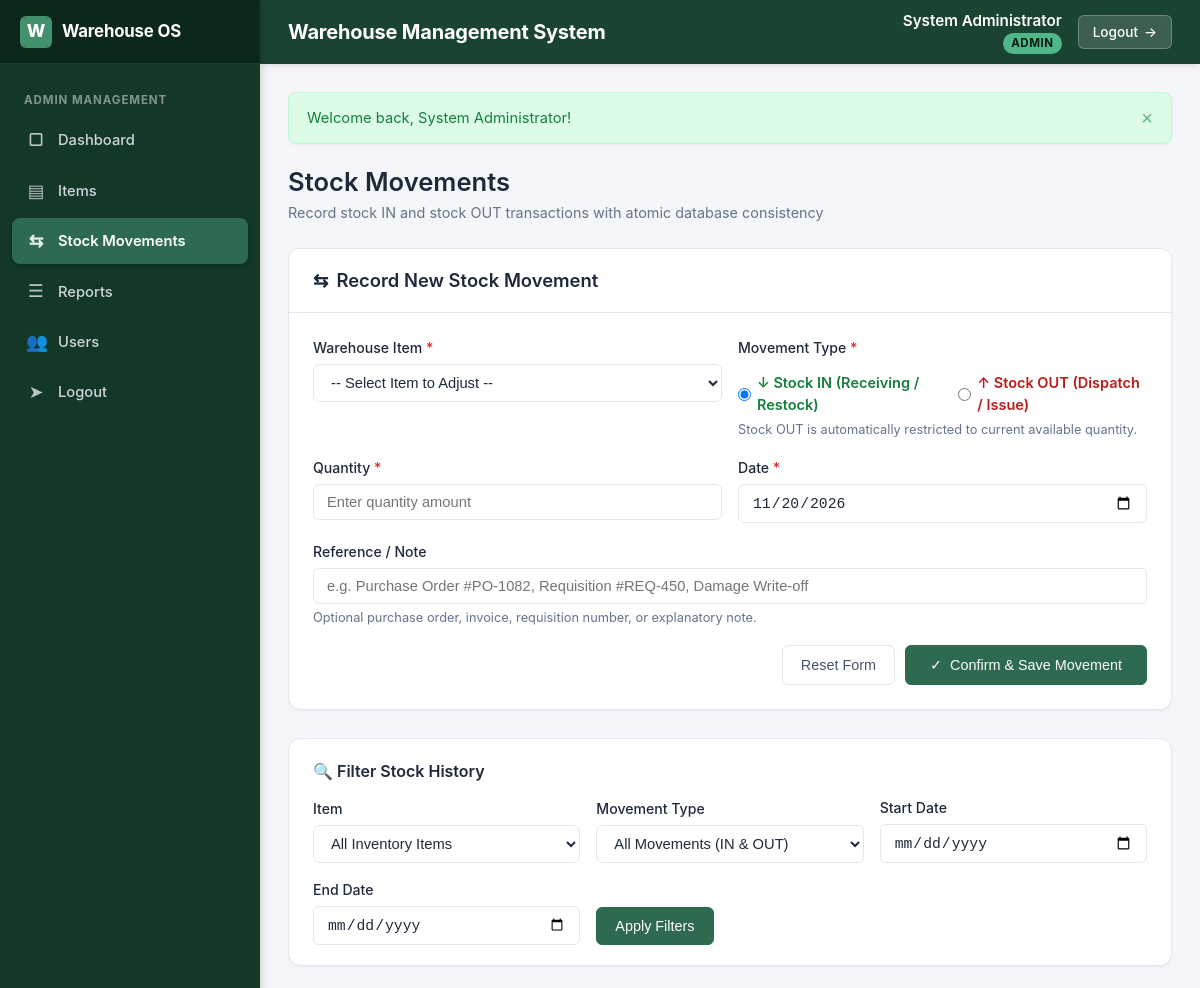
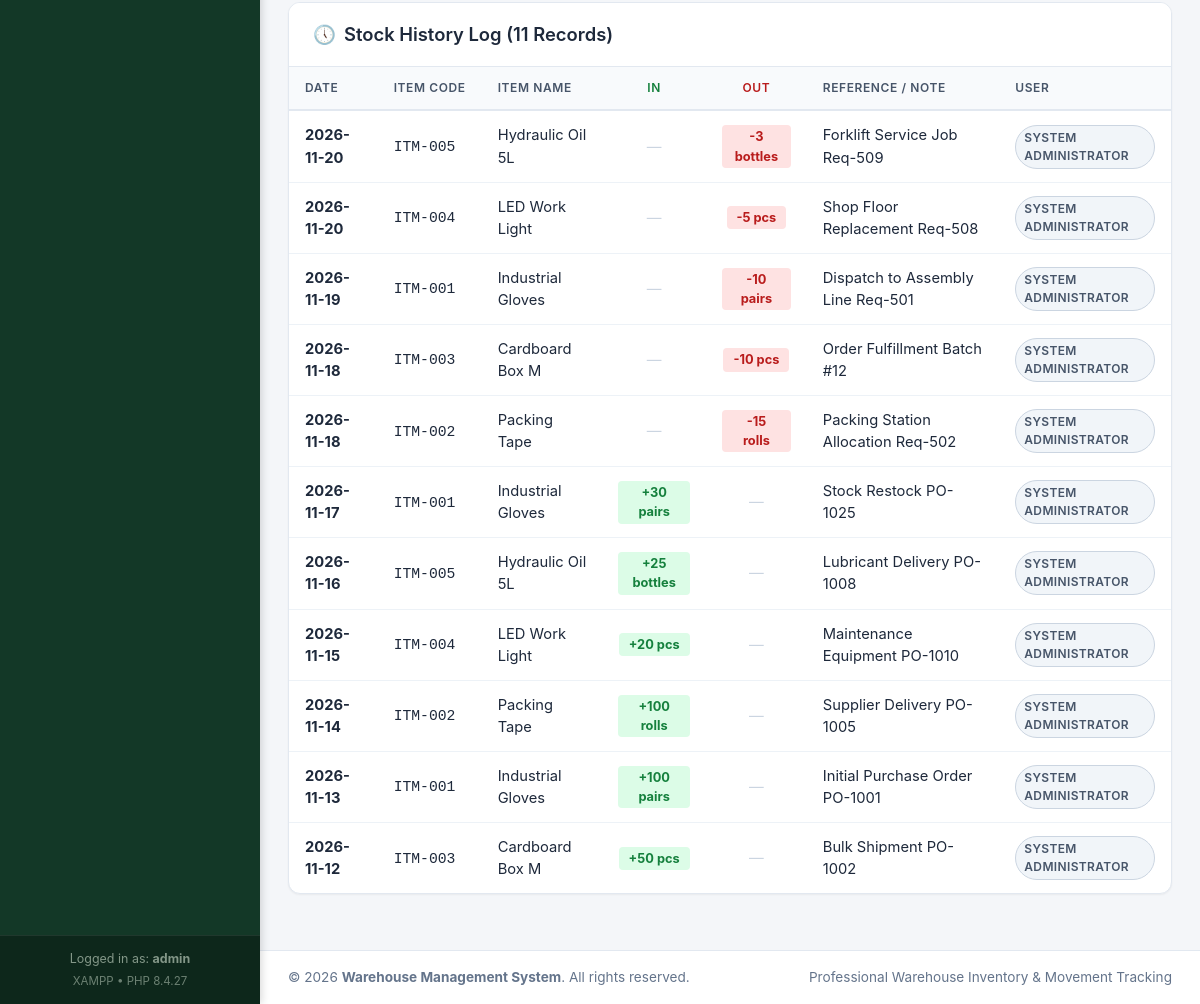
Page /admin/movements.php (signed in) on the committed database (2 pictures, top to bottom).
### tables this page shows
CREATE TABLE `users` (
    `id` INT UNSIGNED NOT NULL AUTO_INCREMENT,
    `full_name` VARCHAR(100) NOT NULL,
    `username` VARCHAR(50) NOT NULL,
    `password_hash` VARCHAR(255) NOT NULL,
    `role` ENUM('admin', 'user') NOT NULL DEFAULT 'user',
    `is_active` TINYINT(1) NOT NULL DEFAULT 1,
    `created_at` TIMESTAMP NOT NULL DEFAULT CURRENT_TIMESTAMP,
    `updated_at` TIMESTAMP NOT NULL DEFAULT CURRENT_TIMESTAMP ON UPDATE CURRENT_TIMESTAMP,
    PRIMARY KEY (`id`),
    UNIQUE KEY `uk_users_username` (`username`)
);

CREATE TABLE `stock_movements` (
    `id` INT UNSIGNED NOT NULL AUTO_INCREMENT,
    `item_id` INT UNSIGNED NOT NULL,
    `movement_type` ENUM('IN', 'OUT') NOT NULL,
    `quantity` INT UNSIGNED NOT NULL,
    `movement_date` DATE NOT NULL,
    `reference_note` VARCHAR(255) DEFAULT NULL,
    `created_by` INT UNSIGNED NOT NULL,
    `created_at` TIMESTAMP NOT NULL DEFAULT CURRENT_TIMESTAMP,
    PRIMARY KEY (`id`),
    KEY `idx_sm_item_id` (`item_id`),
    KEY `idx_sm_movement_date` (`movement_date`),
    KEY `idx_sm_created_by` (`created_by`),
    CONSTRAINT `fk_sm_item` FOREIGN KEY (`item_id`) REFERENCES `items` (`id`) ON DELETE RESTRICT ON UPDATE CASCADE,
    CONSTRAINT `fk_sm_user` FOREIGN KEY (`created_by`) REFERENCES `users` (`id`) ON DELETE RESTRICT ON UPDATE CASCADE
);

CREATE TABLE `items` (
    `id` INT UNSIGNED NOT NULL AUTO_INCREMENT,
    `item_code` VARCHAR(50) NOT NULL,
    `item_name` VARCHAR(100) NOT NULL,
    `category` VARCHAR(50) NOT NULL,
    `location` VARCHAR(50) NOT NULL,
    `quantity` INT UNSIGNED NOT NULL DEFAULT 0,
    `unit` VARCHAR(20) NOT NULL,
    `reorder_level` INT UNSIGNED NOT NULL DEFAULT 0,
    `created_at` TIMESTAMP NOT NULL DEFAULT CURRENT_TIMESTAMP,
    `updated_at` TIMESTAMP NOT NULL DEFAULT CURRENT_TIMESTAMP ON UPDATE CURRENT_TIMESTAMP,
    PRIMARY KEY (`id`),
    UNIQUE KEY `uk_items_item_code` (`item_code`),
    KEY `idx_items_category` (`category`),
    KEY `idx_items_location` (`location`)
);

### includes/functions.php (called while the page is built, shortened)
<?php
function e(?string $string): string {
    return htmlspecialchars((string)($string ?? ''), ENT_QUOTES, 'UTF-8');
}
function url(string $path = ''): string {
    $base = defined('BASE_PATH') ? BASE_PATH : '';
    $path = '/' . ltrim($path, '/');
    return rtrim($base, '/') . $path;
}
function sanitize(?string $value): string {
    return trim((string)($value ?? ''));
}
function formatDate(?string $dateStr, string $format = 'Y-m-d'): string {
    $time = strtotime($dateStr);
    return $time ? date($format, $time) : '-';
}
function formatNumber(int|float $num): string {
    return number_format($num);
}
function getFlash(): ?array {
    if (isset($_SESSION['flash_message'])) {
        $flash = $_SESSION['flash_message'];
        return $flash;
    }
    return null;
}

### includes/auth.php (called while the page is built, shortened)
<?php
require_once __DIR__ . '/functions.php';
function isLoggedIn(): bool {
    return !empty($_SESSION['user_id']) && !empty($_SESSION['user_role']);
}
function getCurrentUser(): ?array {
    return [
        'id'        => (int)$_SESSION['user_id'],
        'username'  => $_SESSION['username'] ?? '',
        'full_name' => $_SESSION['full_name'] ?? '',
        'role'      => $_SESSION['user_role'] ?? '',
    ];
}

### admin/movements.php (the view, shortened to what this page needs)
<?php
require_once __DIR__ . '/../includes/init.php';
$filterType = strtoupper(sanitize($_GET['movement_type'] ?? 'ALL'));
$filterStartDate = sanitize($_GET['start_date'] ?? '');
$filterEndDate = sanitize($_GET['end_date'] ?? '');
$historySql = "
    SELECT sm.id, sm.movement_date, sm.movement_type, sm.quantity, sm.reference_note,
           i.item_code, i.item_name, i.unit,
           u.full_name AS user_name
    FROM stock_movements sm
    JOIN items i ON sm.item_id = i.id
    JOIN users u ON sm.created_by = u.id
    WHERE 1=1
";
$historyParams = [];
$historySql .= " ORDER BY sm.movement_date DESC, sm.id DESC";
$stmtHistory = $pdo->prepare($historySql);
$stmtHistory->execute($historyParams);
$movementsHistory = $stmtHistory->fetchAll();
require_once __DIR__ . '/../includes/header.php';
?>
<div class="page-header">
    <div class="page-title-wrap">
        <h1>Stock Movements</h1>
        <div class="page-subtitle">Record stock IN and stock OUT transactions with atomic database consistency</div>
    </div>
</div>
<div class="card-panel">
    <div class="card-header">
        <div class="card-title">
            <span>&#8646;</span> Record New Stock Movement
        </div>
    </div>
    <div class="card-body">
        <form method="POST" action="<?= url('/admin/movements.php'); ?>" id="stockMovementForm">
            <div class="form-row">
                <div class="form-group">
                    <label for="movementItemSelect" class="form-label">Warehouse Item <span class="required">*</span></label>
                    <select id="movementItemSelect" name="item_id" class="form-control" required>
                        <option value="">-- Select Item to Adjust --</option>
                    </select>
                </div>
                <div class="form-group">
                    <label class="form-label">Movement Type <span class="required">*</span></label>
                    <div style="display: flex; gap: 24px; align-items: center; padding-top: 8px;">
                        <label style="display: inline-flex; align-items: center; gap: 6px; cursor: pointer; font-weight: 600; color: #15803d;">
                            <input type="radio" name="movement_type" value="IN" checked>
                            <span>&#8595; Stock IN (Receiving / Restock)</span>
                        </label>
                        <label style="display: inline-flex; align-items: center; gap: 6px; cursor: pointer; font-weight: 600; color: #b91c1c;">
                            <input type="radio" name="movement_type" value="OUT">
                            <span>&#8593; Stock OUT (Dispatch / Issue)</span>
                        </label>
                    </div>
                    <div class="form-help">Stock OUT is automatically restricted to current available quantity.</div>
                </div>
            </div>
            <div class="form-row">
                <div class="form-group">
                    <label for="movementQuantity" class="form-label">Quantity <span class="required">*</span></label>
                    <input type="number"
                           id="movementQuantity"
                           name="quantity"
                           class="form-control"
                           min="1"
                           placeholder="Enter quantity amount"
                           required>
                </div>
                <div class="form-group">
                    <label for="movementDate" class="form-label">Date <span class="required">*</span></label>
                    <input type="date"
                           id="movementDate"
                           name="movement_date"
                           class="form-control"
                           value="<?= date('Y-m-d'); ?>"
                           required>
                </div>
            </div>
            <div class="form-group">
                <label for="movementReference" class="form-label">Reference / Note</label>
                <input type="text"
                       id="movementReference"
                       name="reference_note"
                       class="form-control"
                       placeholder="e.g. Purchase Order #PO-1082, Requisition #REQ-450, Damage Write-off">
                <div class="form-help">Optional purchase order, invoice, requisition number, or explanatory note.</div>
            </div>
            <div style="display: flex; justify-content: flex-end; gap: 10px; margin-top: 10px;">
                <button type="reset" class="btn btn-secondary">Reset Form</button>
                <button type="submit" name="submit_movement" class="btn btn-primary" style="padding: 10px 24px;">
                    <span>&#10003;</span> Confirm &amp; Save Movement
                </button>
            </div>
        </form>
    </div>
</div>
<div class="filter-card">
    <div style="font-weight: 600; margin-bottom: 14px; font-size: 1rem; color: #1e293b;">
        <span>&#128269;</span> Filter Stock History
    </div>
    <form method="GET" action="<?= url('/admin/movements.php'); ?>" class="filter-grid">
        <div class="form-group" style="margin-bottom: 0;">
            <label for="filterItem" class="form-label">Item</label>
            <select id="filterItem" name="item_id" class="form-control">
                <option value="">All Inventory Items</option>
            </select>
        </div>
        <div class="form-group" style="margin-bottom: 0;">
            <label for="filterType" class="form-label">Movement Type</label>
            <select id="filterType" name="movement_type" class="form-control">
                <option value="ALL" <?= ($filterType === 'ALL') ? 'selected' : ''; ?>>All Movements (IN &amp; OUT)</option>
            </select>
        </div>
        <div class="form-group" style="margin-bottom: 0;">
            <label for="filterStartDate" class="form-label">Start Date</label>
            <input type="date" id="filterStartDate" name="start_date" class="form-control" value="<?= e($filterStartDate); ?>">
        </div>
        <div class="form-group" style="margin-bottom: 0;">
            <label for="filterEndDate" class="form-label">End Date</label>
            <input type="date" id="filterEndDate" name="end_date" class="form-control" value="<?= e($filterEndDate); ?>">
        </div>
        <div class="filter-actions">
            <button type="submit" class="btn btn-primary">
                Apply Filters
            </button>
        </div>
    </form>
</div>
<div class="card-panel">
    <div class="card-header">
        <div class="card-title">
            <span>&#128340;</span> Stock History Log (<?= count($movementsHistory); ?> Records)
        </div>
    </div>
    <div class="card-body" style="padding: 0;">
        <?php if (!empty($movementsHistory)): ?>
            <div class="table-responsive">
                <table class="data-table">
                    <thead>
                        <tr>
                            <th>Date</th>
                            <th>Item Code</th>
                            <th>Item Name</th>
                            <th class="text-center" style="color: #15803d;">IN</th>
                            <th class="text-center" style="color: #b91c1c;">OUT</th>
                            <th>Reference / Note</th>
                            <th>User</th>
                        </tr>
                    </thead>
                    <tbody>
                        <?php foreach ($movementsHistory as $row): ?>
                            <tr>
                                <td><strong><?= formatDate($row['movement_date']); ?></strong></td>
                                <td><code><?= e($row['item_code']); ?></code></td>
                                <td><?= e($row['item_name']); ?></td>
                                <td class="text-center">
                                    <?php if ($row['movement_type'] === 'IN'): ?>
                                        <span class="movement-tag in">
                                            +<?= formatNumber($row['quantity']); ?> <?= e($row['unit']); ?>
                                        </span>
                                    <?php else: ?>
                                        <span style="color: #cbd5e1;">&mdash;</span>
                                    <?php endif; ?>
                                </td>
                                <td class="text-center">
                                    <?php if ($row['movement_type'] === 'OUT'): ?>
                                        <span class="movement-tag out">
                                            -<?= formatNumber($row['quantity']); ?> <?= e($row['unit']); ?>
                                        </span>
                                    <?php else: ?>
                                        <span style="color: #cbd5e1;">&mdash;</span>
                                    <?php endif; ?>
                                </td>
                                <td><?= e($row['reference_note'] ?: '-'); ?></td>
                                <td><span class="badge badge-secondary"><?= e($row['user_name']); ?></span></td>
                            </tr>
                        <?php endforeach; ?>
                    </tbody>
                </table>
            </div>
        <?php endif; ?>
    </div>
</div>
<?php require_once __DIR__ . '/../includes/footer.php'; ?>

### includes/header.php (shortened to what this page needs)
<?php
$currentUser = getCurrentUser();
?>
<!DOCTYPE html>
<html lang="en">
<head>
    <link rel="stylesheet" href="<?= url('/assets/css/style.css'); ?>">
</head>
<body>
<div class="app-layout">
    <header class="app-header">
        <div class="header-brand">
            <div class="header-title"><?= e(APP_NAME); ?></div>
        </div>
        <?php if ($currentUser): ?>
        <div class="header-user">
            <div class="user-profile-info">
                <span class="user-name"><?= e($currentUser['full_name']); ?></span>
                <span class="user-role-badge <?= e($currentUser['role']); ?>">
                    <?= e(strtoupper($currentUser['role'])); ?>
                </span>
            </div>
            <a href="<?= url('/logout.php'); ?>" class="header-logout-btn" title="Sign out of system">
                <span>Logout</span> &rarr;
            </a>
        </div>
        <?php endif; ?>
    </header>
    <?php require_once __DIR__ . '/nav.php'; ?>
    <div class="main-wrapper">
        <main class="main-content">
            <?php
            $flash = getFlash();
            if ($flash):
                $alertTypeClass = match($flash['type']) {
                    'danger', 'error' => 'alert-danger',
                    'warning'         => 'alert-warning',
                    'info'            => 'alert-info',
                    default           => 'alert-success',
                };
            ?>
            <div class="alert <?= $alertTypeClass; ?>" role="alert">
                <div class="alert-content">
                    <span><?= e($flash['text']); ?></span>
                </div>
                <button type="button" class="alert-close" aria-label="Dismiss alert">&times;</button>
            </div>
            <?php endif; ?>

### rows in the picture
users: full_name "System Administrator"
stock_movements: movement_date "2026-11-20", item.item_code "ITM-005", item.item_name "Hydraulic Oil 5L", quantity "3", item.unit "bottles", reference_note "Forklift Service Job Req-509", created_by.full_name "SYSTEM ADMINISTRATOR"
stock_movements: movement_date "2026-11-20", item.item_code "ITM-004", item.item_name "LED Work Light", quantity "5", item.unit "pcs", reference_note "Shop Floor Replacement Req-508", created_by.full_name "SYSTEM ADMINISTRATOR"
stock_movements: movement_date "2026-11-19", item.item_code "ITM-001", item.item_name "Industrial Gloves", quantity "10", item.unit "pairs", reference_note "Dispatch to Assembly Line Req-501", created_by.full_name "SYSTEM ADMINISTRATOR"
stock_movements: movement_date "2026-11-18", item.item_code "ITM-003", item.item_name "Cardboard Box M", quantity "10", item.unit "pcs", reference_note "Order Fulfillment Batch #12", created_by.full_name "SYSTEM ADMINISTRATOR"
stock_movements: movement_date "2026-11-18", item.item_code "ITM-002", item.item_name "Packing Tape", quantity "15", item.unit "rolls", reference_note "Packing Station Allocation Req-502", created_by.full_name "SYSTEM ADMINISTRATOR"
stock_movements: movement_date "2026-11-17", item.item_code "ITM-001", item.item_name "Industrial Gloves", quantity "30", item.unit "pairs", reference_note "Stock Restock PO-1025", created_by.full_name "SYSTEM ADMINISTRATOR"
stock_movements: movement_date "2026-11-16", item.item_code "ITM-005", item.item_name "Hydraulic Oil 5L", quantity "25", item.unit "bottles", reference_note "Lubricant Delivery PO-1008", created_by.full_name "SYSTEM ADMINISTRATOR"
stock_movements: movement_date "2026-11-15", item.item_code "ITM-004", item.item_name "LED Work Light", quantity "20", item.unit "pcs", reference_note "Maintenance Equipment PO-1010", created_by.full_name "SYSTEM ADMINISTRATOR"
stock_movements: movement_date "2026-11-14", item.item_code "ITM-002", item.item_name "Packing Tape", quantity "100", item.unit "rolls", reference_note "Supplier Delivery PO-1005", created_by.full_name "SYSTEM ADMINISTRATOR"
stock_movements: movement_date "2026-11-13", item.item_code "ITM-001", item.item_name "Industrial Gloves", quantity "100", item.unit "pairs", reference_note "Initial Purchase Order PO-1001", created_by.full_name "SYSTEM ADMINISTRATOR"
stock_movements: movement_date "2026-11-12", item.item_code "ITM-003", item.item_name "Cardboard Box M", quantity "50", item.unit "pcs", reference_note "Bulk Shipment PO-1002", created_by.full_name "SYSTEM ADMINISTRATOR"

### other values in the picture
APP_NAME "Warehouse Management System"
$currentUser['role'] "ADMIN"
$currentUser['username'] "admin"
phpversion() "8.4.27"
$flash['text'] "Welcome back, System Administrator!"
count($movementsHistory) "11"
